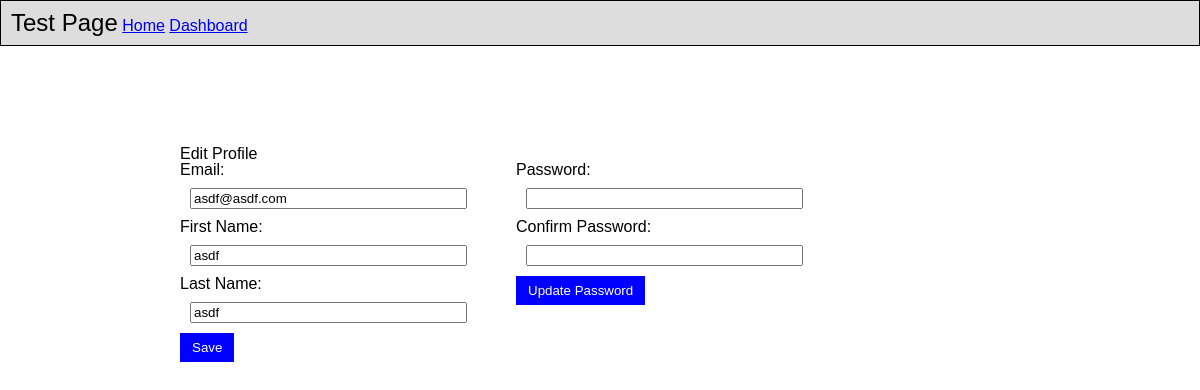
The app's page /edit/ (signed in) with its own data.
### apps/dash/models.py (models this page shows)
class User(models.Model):
	first_name = models.CharField(max_length=50)
	last_name = models.CharField(max_length=50)
	email = models.EmailField()
	pw = models.CharField(max_length=100)
	created_at = models.DateTimeField(auto_now_add=True)
	updated_at = models.DateTimeField(auto_now=True)
	birthday = models.DateTimeField()
	user_level = models.IntegerField()
	objects = UserManager()

### apps/dash/views.py (the view)
# urls.py: path('edit/', views.edit, name="edit"),
def edit(request):
	context = {
		'user':User.objects.get(id=request.session['user'])
	}
	return render(request, "dash/edit.html", context)

### apps/dash/templates/dash/edit.html (shortened to what this page needs)
<!DOCTYPE html>
<html>
<head>
  {% load static %}
  <link rel="stylesheet" type="text/css" href="../../static/reset.css">
  <link rel="stylesheet" type="text/css" href="../../static/edit.css">
</head>
<body>
  <div>
    <div>
      <ul>
        <li><h3>Test Page</h3></li>
        <li><a href="/index/">Home</a></li>
        <li><a href="/dashboard/">Dashboard</a></li>
      </ul>
      <div id="wrapper">
        <h1>Edit Profile</h1>
        <form action="/edit_user/" method="post">
          <label for="email">Email:</label>
          <input type="email" name="email" value="{{user.email}}"/>
          <label for="first_name">First Name:</label>
          <input type="text" name="first_name" value="{{user.first_name}}"/>
          <label for="last_name">Last Name:</label>
          <input type="text" name="last_name" value="{{user.last_name}}"/>
          <button type="submit">Save</button>
        </form>
        <form action="/edit_pw/" method="post">
          <label for="pw">Password:</label>
          <input type="password" name="pw"/>
          <label for="pw">Confirm Password:</label>
          <input type="password" name="pw_confirm"/>
          <button type="submit">Update Password</button>
        </form>
      </div>
    </div>
  </div>
</body>
</html>

### apps/dash/static/edit.css (style rules this page uses)
ul { list-style-type:none; border: solid 1px black; background-color:#dddddd; font-family:sans-serif; padding:10px; }
li { display:inline; }
h3 { display:inline; font-size: 24px; }
#wrapper { margin:100px auto; width:70%; font-family:sans-serif; overflow:hidden; }
form { float:left; width: 40%; display:block; }
input { display:block; margin:10px; width:80%; }
button { background-color:blue; color: white; padding:5px 10px; border:solid 2px blue; }

### records on screen
User: email "asdf@asdf.com", first_name "asdf", last_name "asdf"
